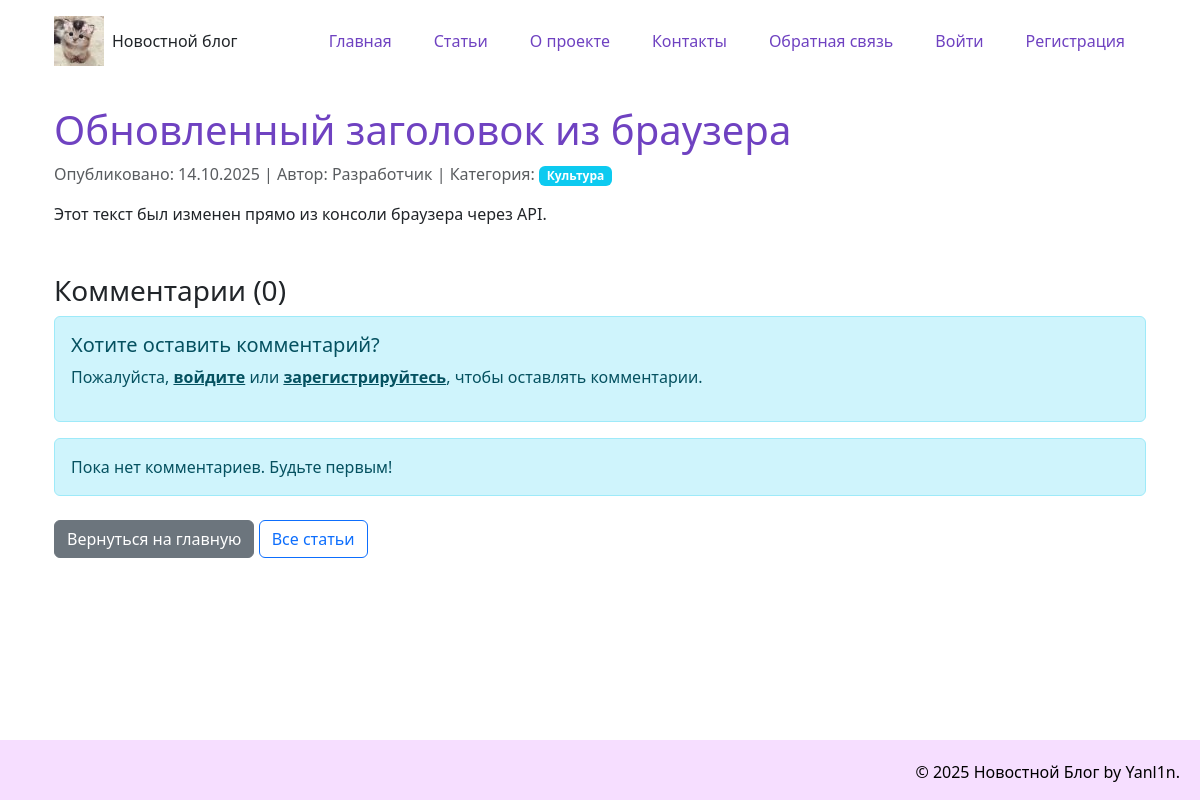
The page /news/1 on the database as committed earlier.
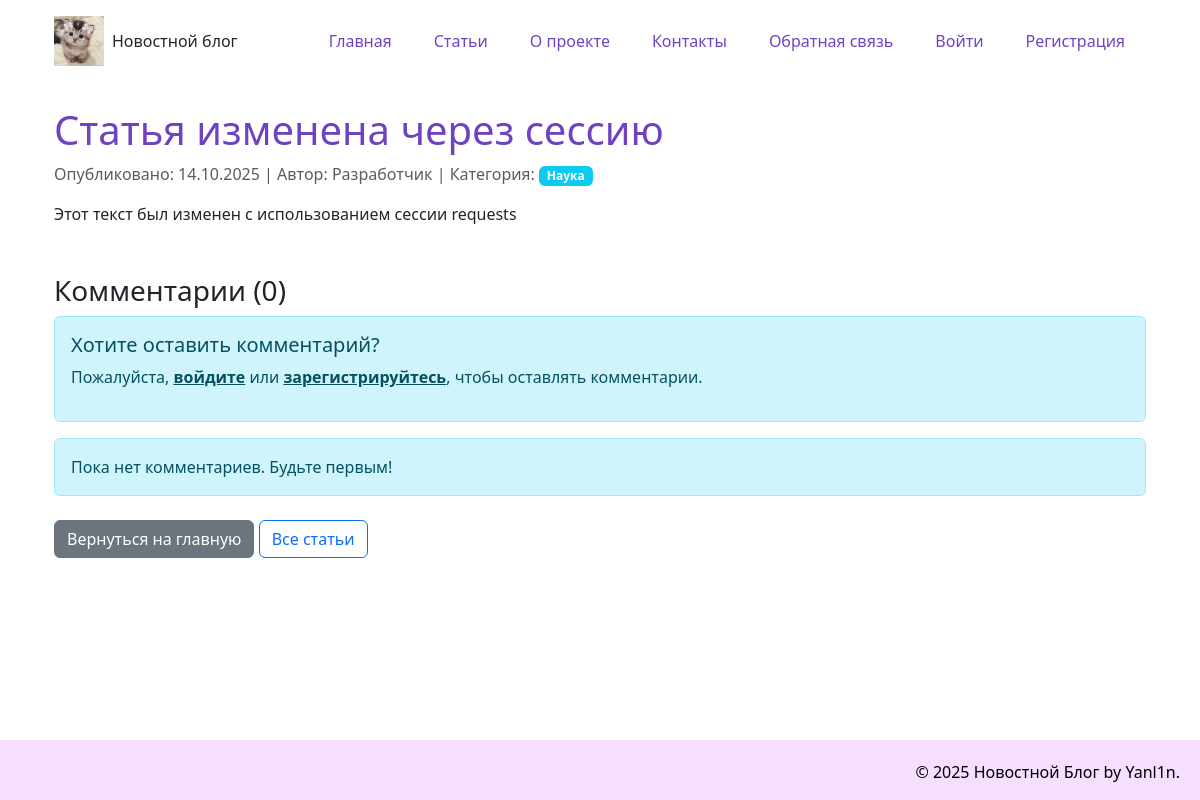
The same page on the database as committed later.
### models.py (models this page shows, shortened)
class Article(data_base.Model):
    __tablename__= "article"
    id = data_base.Column(data_base.Integer, primary_key = True)
    title = data_base.Column(data_base.String(200), nullable=False)
    text = data_base.Column(data_base.Text, nullable=False)
    date = data_base.Column(data_base.DateTime, default=datetime.utcnow)
    user_id = data_base.Column(data_base.Integer, data_base.ForeignKey('user.id'), nullable=False)
    category = data_base.Column(data_base.String(50), default='Общая')
    comment = data_base.relation('Comment', backref='article', lazy='dynamic')

### app.py (the view, shortened to what this page needs)
@app.route('/news/<int:id>', methods=['GET', 'POST'])
def news_article(id):
    article = Article.query.get_or_404(id)
    comments = Comment.query.filter_by(article_id=id).order_by(Comment.date.desc()).all()
    return render_template('article.html', article=article, current_date=date.today(), comments=comments)

### templates/article.html (shortened to what this page needs)
{% extends "base.html" %}
{% block content %}
<article>
    <header>
         <h1>
            {{article.title}}
        </h1>
        <p class="text-muted">
            Опубликовано: {{ article.date.strftime('%d.%m.%Y')}} |
            Автор: {{ article.author.name }} |
            Категория: <span class="badge bg-info">{{ article.category}}</span>
        </p>
    </header>
    <div class="article-content">
        {{ article.text|safe }}
    </div>
    <div class="mt-5">
        <h3>Комментарии ({{ comments|length }})</h3>
        {% if current_user.is_authenticated %}
        <div class="card mb-4">
            <div class="card-body">
                <h5 class="card-title">Добавить комментарий</h5>
                <p class="text-muted">Вы вошли как: {{ current_user.email }}</p>
                <form method="POST">
                    <div class="mb-3">
                        <label for="comment_text" class="form-label">Комментарий *</label>
                        <textarea class="form-control" id="comment_text" name="comment_text" rows="3" required
                                  placeholder="Введите ваш комментарий..."></textarea>
                    </div>
                    <button type="submit" class="btn btn-primary">Отправить комментарий</button>
                </form>
            </div>
        </div>
        {% else %}
        <div class="alert alert-info">
            <h5>Хотите оставить комментарий?</h5>
            <p>Пожалуйста, <a href="{{ url_for('login_page', next=request.url) }}" class="alert-link">войдите</a> или
               <a href="{{ url_for('register') }}" class="alert-link">зарегистрируйтесь</a>, чтобы оставлять комментарии.</p>
        </div>
        {% endif %}
        {% for comment in comments %}
        <div class="card mb-3">
            <div class="card-body">
                <div class="d-flex justify-content-between align-items-start">
                    <div>
                        <h6 class="card-subtitle mb-2 text-muted">{{ comment.author_name }}</h6>
                        <p class="card-text mb-0">{{ comment.text }}</p>
                    </div>
                    <small class="text-muted">{{ comment.date.strftime('%d.%m.%Y %H:%M') }}</small>
                </div>
            </div>
        </div>
        {% else %}
        <div class="alert alert-info">
            Пока нет комментариев. Будьте первым!
        </div>
        {% endfor %}
    </div>
    <div class="mt-4 mb-4 d-flex justify-content-between align-items-center">
    <div>
        <a href="{{ url_for('index') }}" class="btn btn-secondary">Вернуться на главную</a>
        <a href="{{ url_for('articles_list') }}" class="btn btn-outline-primary">Все статьи</a>
    </div>
</div>
</article>
{% endblock %}

Rows that differ between the two databases and show on the page:
changed Article: title "Обновленный заголовок из браузера" → "Статья изменена через сессию"; category "Культура" → "Наука"; text "Этот текст был изменен прямо из консоли браузера через API." → "Этот текст был изменен с использованием сессии requests"
